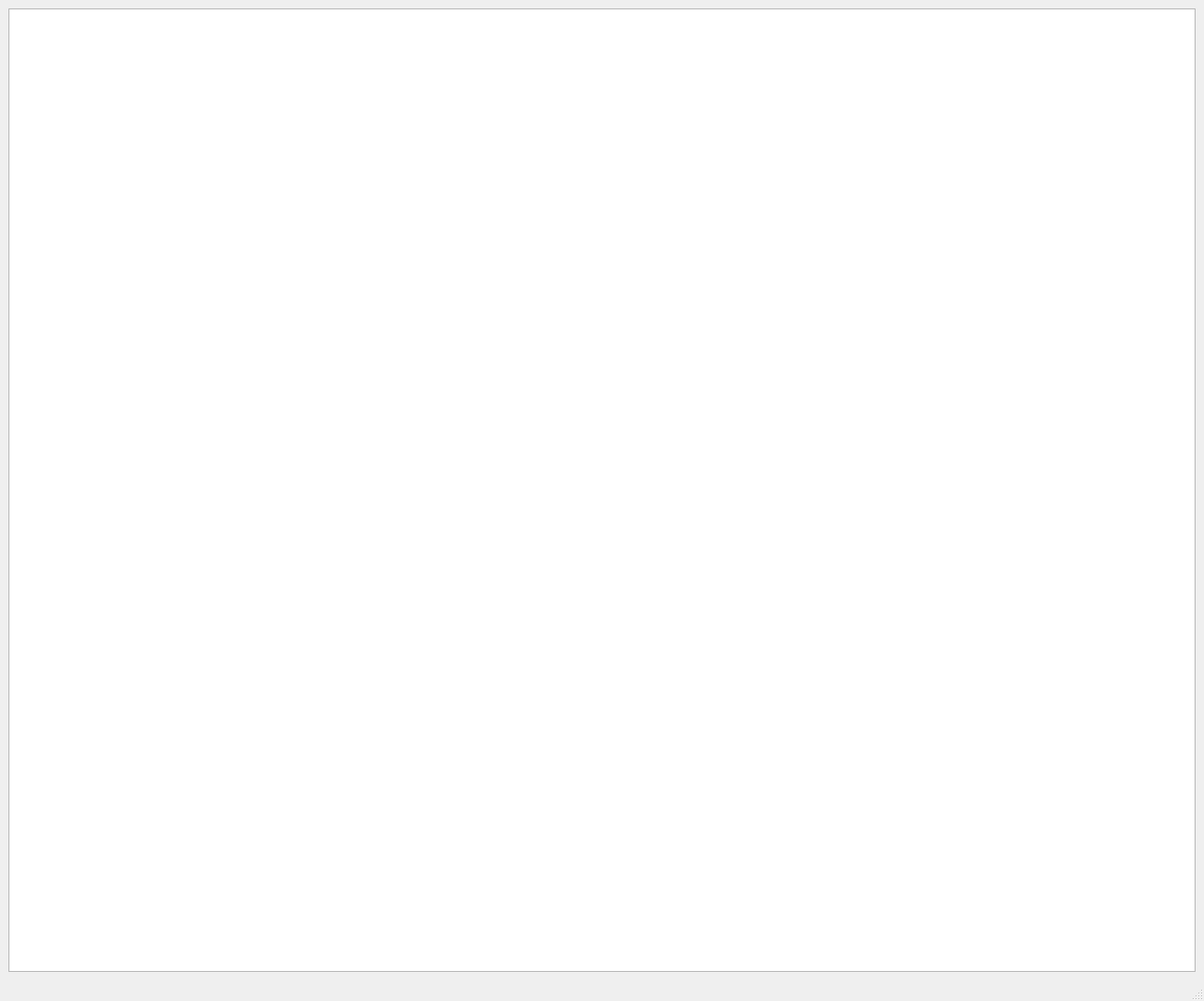
<?xml version="1.0" encoding="UTF-8"?>
<ui version="4.0">
 <class>MainWindow</class>
 <widget class="QMainWindow" name="MainWindow">
  <property name="geometry">
   <rect>
    <x>0</x>
    <y>0</y>
    <width>1284</width>
    <height>1067</height>
   </rect>
  </property>
  <property name="windowTitle">
   <string>MainWindow</string>
  </property>
  <widget class="QWidget" name="centralwidget">
   <layout class="QGridLayout" name="gridLayout">
    <item row="0" column="0">
     <widget class="QTableWidget" name="tableWidget"/>
    </item>
   </layout>
  </widget>
  <widget class="QMenuBar" name="menubar">
   <property name="geometry">
    <rect>
     <x>0</x>
     <y>0</y>
     <width>1284</width>
     <height>39</height>
    </rect>
   </property>
  </widget>
  <widget class="QStatusBar" name="statusbar"/>
 </widget>
 <resources/>
 <connections/>
</ui>
